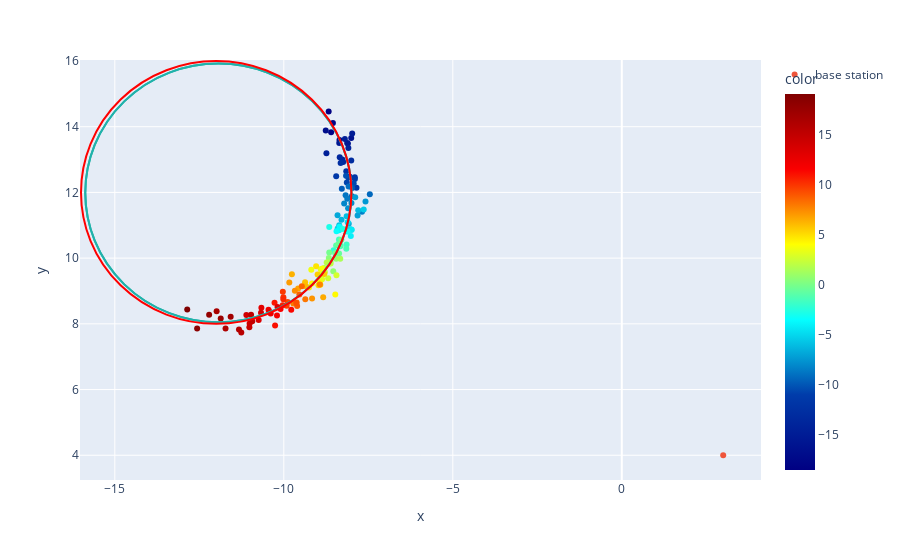

Notebook cell for this chart:
### Code cell
px, py, r = opt_res.x

fig.add_shape(type="circle",
    xref="x", yref="y",
    x0=px-r, y0=py-r, x1=px+r, y1=py+r,
    line_color="LightSeaGreen",
)

o = objects[0]
fig.add_shape(type="circle",
    xref="x", yref="y",
    x0=o["x"]-o["r"], y0=o["y"]-o["r"], x1=o["x"]+o["r"], y1=o["y"]+o["r"],
    line_color="Red",
)

fig.show()

### Figure 1 — Plotly figure (JSON) as saved in the notebook; plotly's stock layout.template omitted (floating-point values rounded to 4 significant figures; data arrays with more than 128 entries replaced by an {"elided": "..."} marker saying what was removed)
{"data": [{"hovertemplate": "x=%{x}<br>y=%{y}<br>color=%{marker.color}<extra></extra>", "legendgroup": "", "marker": {"color": {"elided": "151 float values"}, "coloraxis": "coloraxis", "symbol": "circle"}, "mode": "markers", "name": "", "orientation": "v", "showlegend": false, "type": "scatter", "x": {"elided": "151 float values"}, "xaxis": "x", "y": {"elided": "151 float values"}, "yaxis": "y"}, {"mode": "markers", "name": "base station", "type": "scatter", "x": [3], "y": [4]}], "layout": {"autosize": true, "coloraxis": {"colorbar": {"title": {"text": "color"}}, "colorscale": [[0, "rgb(0,0,131)"], [0.2, "rgb(0,60,170)"], [0.4, "rgb(5,255,255)"], [0.6, "rgb(255,255,0)"], [0.8, "rgb(250,0,0)"], [1, "rgb(128,0,0)"]]}, "legend": {"tracegroupgap": 0}, "margin": {"t": 60}, "shapes": [{"line": {"color": "LightSeaGreen"}, "type": "circle", "x0": -15.87, "x1": -7.997, "xref": "x", "y0": 8.048, "y1": 15.92, "yref": "y"}, {"line": {"color": "LightSeaGreen"}, "type": "circle", "x0": -15.87, "x1": -7.997, "xref": "x", "y0": 8.048, "y1": 15.92, "yref": "y"}, {"line": {"color": "Red"}, "type": "circle", "x0": -16, "x1": -8, "xref": "x", "y0": 8, "y1": 16, "yref": "y"}], "xaxis": {"anchor": "y", "autorange": true, "domain": [0, 1], "range": [-16.01, 4.042], "title": {"text": "x"}, "type": "linear"}, "yaxis": {"anchor": "x", "autorange": true, "domain": [0, 1], "range": [3.133, 16.06], "title": {"text": "y"}, "type": "linear"}}}
